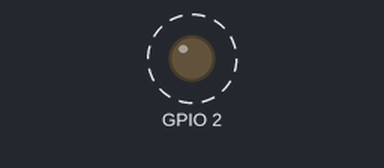
The program below on a simulated ESP32. On the bench: output pins drawn as LEDs (lit = HIGH). Dashed ring = blinking. Random numbers use the default seed unless the program sets one; what the program prints to the serial monitor is not drawn.

Above: at 0.4 s.
Timing chart, 0 to 3.0 s (numbered marks = the images above):
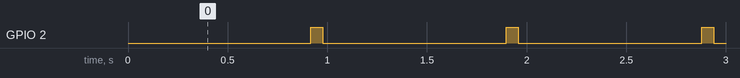

The program:

main.cpp
```cpp
// ESP32 fireflies: Mirollo-Strogatz pulse-coupled oscillators over ESP-NOW broadcast.
//
// Each node runs a clock with its own period. When its phase reaches 1 it "flashes":
// LED on, and a broadcast packet to every other node. A node that hears a flash
// kicks its state x = f(phase) up by EPS, where f is concave, so the same kick
// advances the phase more late in the cycle. If the kick reaches the threshold
// the node flashes at once. Flashes heard within REFRACTORY_MS of the node's own
// flash are ignored: without that, radio delay turns the group's own flashes into
// an endless echo (see the post).
//
// Build with -DLOGGER for a listen-only board that prints "t_us,node,seq" for
// every flash it hears, for plotting a raster of the whole group.

#include <Arduino.h>
#include <WiFi.h>
#include <esp_now.h>
#include <esp_wifi.h>
#include <esp_arduino_version.h>
#include <math.h>

#ifndef LED_PIN
#define LED_PIN 2
#endif
#ifdef LED_ACTIVE_LOW            // e.g. ESP32-C3 SuperMini: blue LED on GPIO 8, lit when LOW
#define LED_ON  LOW
#define LED_OFF HIGH
#else
#define LED_ON  HIGH
#define LED_OFF LOW
#endif

static const float    PERIOD_MS      = 1000.0f;  // nominal period
static const float    DETUNE         = 0.02f;    // each node's period is off by up to +-2 %
static const float    EPS            = 0.05f;    // state kick per flash heard
static const float    B              = 3.0f;     // curvature of f
static const uint32_t REFRACTORY_MS  = 50;       // deaf time after own flash
static const uint32_t LED_ON_MS      = 60;
static const uint8_t  WIFI_CHANNEL   = 1;
static const uint8_t  BROADCAST[6]   = {0xFF, 0xFF, 0xFF, 0xFF, 0xFF, 0xFF};

struct __attribute__((packed)) Flash {
  uint32_t magic;   // 'FFLY'
  uint8_t  node;
  uint16_t seq;
};
static const uint32_t MAGIC = 0x46464C59;

// ---- received flashes: written in the Wi-Fi task, read in loop() ----
static volatile uint32_t rxCount = 0;
static portMUX_TYPE rxMux = portMUX_INITIALIZER_UNLOCKED;
#ifdef LOGGER
struct Heard { uint32_t t_us; uint8_t node; uint16_t seq; };
static Heard ring[64];
static volatile uint8_t head = 0, tail = 0;
#endif

static void onFlash(const uint8_t *data, int len) {
  if (len != sizeof(Flash)) return;
  Flash f; memcpy(&f, data, sizeof f);
  if (f.magic != MAGIC) return;
  portENTER_CRITICAL(&rxMux);
  rxCount++;
#ifdef LOGGER
  ring[head] = {(uint32_t)micros(), f.node, f.seq};
  head = (head + 1) & 63;
#endif
  portEXIT_CRITICAL(&rxMux);
}

#if ESP_ARDUINO_VERSION_MAJOR >= 3
static void onRecv(const esp_now_recv_info_t *, const uint8_t *data, int len) { onFlash(data, len); }
#else
static void onRecv(const uint8_t *, const uint8_t *data, int len) { onFlash(data, len); }
#endif

// ---- oscillator ----
static float    periodMs;
static uint32_t cycleStartMs, lastFlashMs = 0, seenCount = 0;
static uint16_t seq = 0;
static uint8_t  nodeId;

static float f(float p)    { return logf(1.0f + (expf(B) - 1.0f) * p) / B; }
static float finv(float x) { return (expf(B * x) - 1.0f) / (expf(B) - 1.0f); }

static void flash(uint32_t now) {
  digitalWrite(LED_PIN, LED_ON);
  Flash pkt{MAGIC, nodeId, seq++};
  esp_now_send(BROADCAST, (const uint8_t *)&pkt, sizeof pkt);
  cycleStartMs = now;
  lastFlashMs = now;
  Serial.printf("F,%u,%u,%lu\n", nodeId, pkt.seq, (unsigned long)now);   // for tools/fireflies_log.py
}

void setup() {
  Serial.begin(115200);
#if ARDUINO_USB_CDC_ON_BOOT && ARDUINO_USB_MODE
  Serial.setTxTimeoutMs(0);   // never block on USB serial when no computer is reading
#endif
  pinMode(LED_PIN, OUTPUT);
  digitalWrite(LED_PIN, LED_OFF);
  WiFi.mode(WIFI_STA);
  WiFi.disconnect();
  esp_wifi_set_channel(WIFI_CHANNEL, WIFI_SECOND_CHAN_NONE);
  if (esp_now_init() != ESP_OK) { Serial.println("ESP-NOW init failed"); while (true) delay(1000); }
  esp_now_register_recv_cb(onRecv);
  esp_now_peer_info_t peer = {};
  memcpy(peer.peer_addr, BROADCAST, 6);
  peer.channel = WIFI_CHANNEL;
  peer.encrypt = false;
  esp_now_add_peer(&peer);

  uint8_t mac[6]; WiFi.macAddress(mac);
  nodeId = mac[5];
  float u = (esp_random() / 4294967295.0f) * 2.0f - 1.0f;   // -1..1
  periodMs = PERIOD_MS * (1.0f + DETUNE * u);
  cycleStartMs = millis() - (uint32_t)(periodMs * (esp_random() / 4294967295.0f));  // random start phase
#ifdef LOGGER
  Serial.println("t_us,node,seq");
#else
  Serial.printf("I,%u,%.1f\n", nodeId, periodMs);                         // node id, period
#endif
}

void loop() {
#ifdef LOGGER
  while (tail != head) {
    Heard h = ring[tail]; tail = (tail + 1) & 63;
    Serial.printf("%lu,%u,%u\n", (unsigned long)h.t_us, h.node, h.seq);
    digitalWrite(LED_PIN, LED_ON); delay(2); digitalWrite(LED_PIN, LED_OFF);
  }
  return;
#else
  uint32_t now = millis();
  if (now - lastFlashMs >= LED_ON_MS) digitalWrite(LED_PIN, LED_OFF);

  uint32_t heard;
  portENTER_CRITICAL(&rxMux); heard = rxCount; portEXIT_CRITICAL(&rxMux);
  uint32_t newFlashes = heard - seenCount;
  seenCount = heard;

  float phase = (now - cycleStartMs) / periodMs;
  if (phase >= 1.0f) { flash(now); return; }

  if (newFlashes && (now - lastFlashMs) >= REFRACTORY_MS) {
    float x = f(phase) + EPS * newFlashes;
    if (x >= 1.0f) { flash(now); return; }                  // absorbed: fire with the group
    float p = finv(x);
    cycleStartMs = now - (uint32_t)(p * periodMs);           // jump the phase forward
  }
#endif
}
```

Measured:
- by itself, GPIO 2: alternates HIGH for 0.06 s and LOW for 0.92 s
